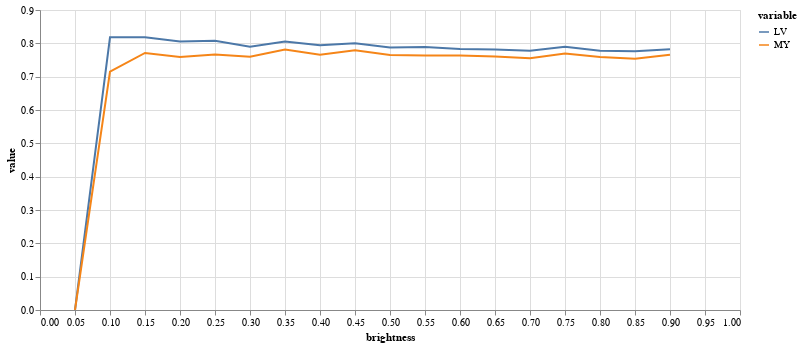

Source (notebook cell):
### Code cell
(alt
 .Chart(results.melt(id_vars=['brightness'],value_vars=['LV','MY']))
 .mark_line()
 .encode(
     x="brightness",
     y="value",
     color="variable",
     tooltip="value"
 )
 .properties(width=700,height=300)
 .interactive()
)

### Figure 1 — Vega-Lite specification as saved in the notebook (floating-point values rounded to 4 significant figures)
{"config": {"view": {"continuousWidth": 400, "continuousHeight": 300}}, "data": {"name": "data-3d444b309369b9328a3bb90952fc64ab"}, "mark": "line", "encoding": {"color": {"field": "variable", "type": "nominal"}, "tooltip": {"field": "value", "type": "quantitative"}, "x": {"field": "brightness", "type": "quantitative"}, "y": {"field": "value", "type": "quantitative"}}, "height": 300, "selection": {"selector003": {"type": "interval", "bind": "scales", "encodings": ["x", "y"]}}, "width": 700, "$schema": "https://vega.github.io/schema/vega-lite/v4.17.0.json", "datasets": {"data-3d444b309369b9328a3bb90952fc64ab": [{"brightness": 0.05, "variable": "LV", "value": 0.0}, {"brightness": 0.1, "variable": "LV", "value": 0.8182}, {"brightness": 0.15, "variable": "LV", "value": 0.818}, {"brightness": 0.2, "variable": "LV", "value": 0.8052}, {"brightness": 0.25, "variable": "LV", "value": 0.8076}, {"brightness": 0.3, "variable": "LV", "value": 0.7895}, {"brightness": 0.35, "variable": "LV", "value": 0.8057}, {"brightness": 0.4, "variable": "LV", "value": 0.7946}, {"brightness": 0.45, "variable": "LV", "value": 0.8}, {"brightness": 0.5, "variable": "LV", "value": 0.7874}, {"brightness": 0.55, "variable": "LV", "value": 0.7891}, {"brightness": 0.6, "variable": "LV", "value": 0.7827}, {"brightness": 0.65, "variable": "LV", "value": 0.7813}, {"brightness": 0.7, "variable": "LV", "value": 0.7778}, {"brightness": 0.75, "variable": "LV", "value": 0.79}, {"brightness": 0.8, "variable": "LV", "value": 0.7775}, {"brightness": 0.85, "variable": "LV", "value": 0.7763}, {"brightness": 0.9, "variable": "LV", "value": 0.7823}, {"brightness": 0.05, "variable": "MY", "value": 0.0}, {"brightness": 0.1, "variable": "MY", "value": 0.7152}, {"brightness": 0.15, "variable": "MY", "value": 0.771}, {"brightness": 0.2, "variable": "MY", "value": 0.7588}, {"brightness": 0.25, "variable": "MY", "value": 0.7665}, {"brightness": 0.3, "variable": "MY", "value": 0.7596}, {"brightness": 0.35, "variable": "MY", "value": 0.7815}, {"brightness": 0.4, "variable": "MY", "value": 0.766}, {"brightness": 0.45, "variable": "MY", "value": 0.7789}, {"brightness": 0.5, "variable": "MY", "value": 0.765}, {"brightness": 0.55, "variable": "MY", "value": 0.7632}, {"brightness": 0.6, "variable": "MY", "value": 0.7632}, {"brightness": 0.65, "variable": "MY", "value": 0.7607}, {"brightness": 0.7, "variable": "MY", "value": 0.7556}, {"brightness": 0.75, "variable": "MY", "value": 0.7696}, {"brightness": 0.8, "variable": "MY", "value": 0.7593}, {"brightness": 0.85, "variable": "MY", "value": 0.7541}, {"brightness": 0.9, "variable": "MY", "value": 0.7656}]}}
